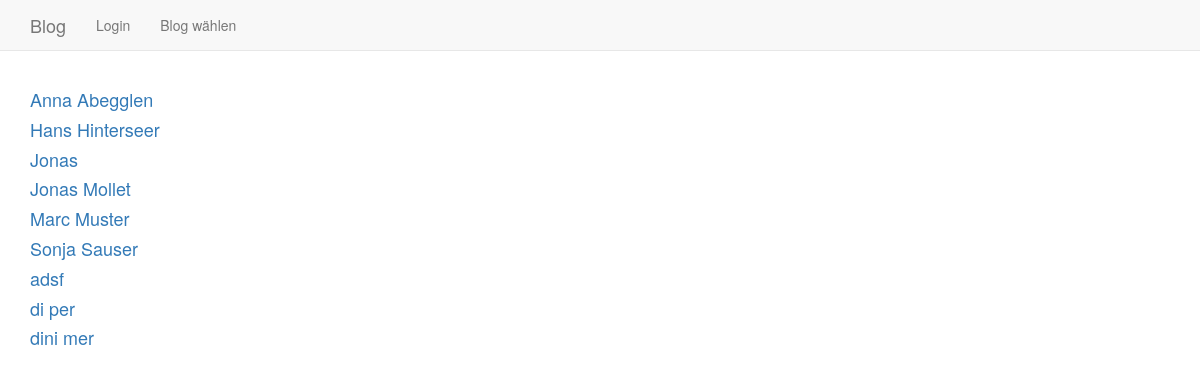
Before: /index.php?function=blogs&bid=0 with the older database file.
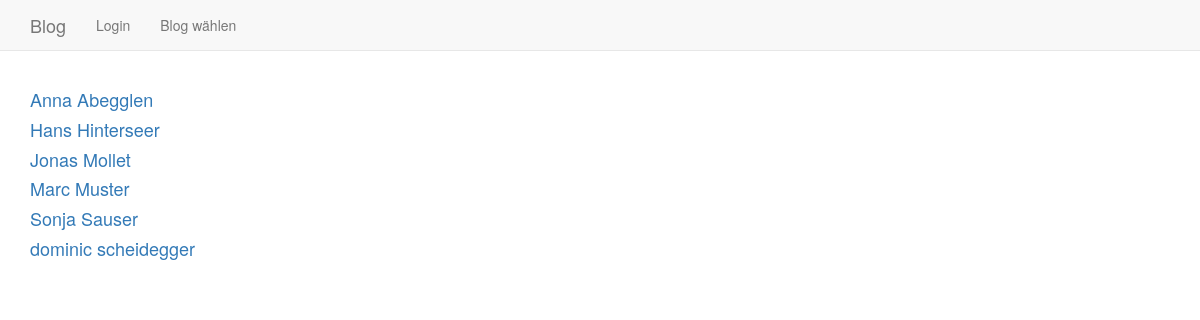
After: the same page with the newer database file.
### tables this page shows
CREATE TABLE "user" (
	`uid`	INTEGER PRIMARY KEY AUTOINCREMENT,
	`name`	TEXT,
	`email`	TEXT NOT NULL UNIQUE,
	`password`	TEXT NOT NULL,
	`role`	INTEGER NOT NULL
);

### include/functions_db.php (called while the page is built, shortened)
<?php
  function getUserNames() {
	$alle = [];
	$db = getValue('cfg_db');
	$users = $db->query("SELECT uid, name, email FROM user ORDER BY name, email");
	while ($user = $users->fetchArray()) {
	  $alle[] = $user;
	}
	return $alle;
  }
?>

### blogs.php (the view)
<?php
  $blogs = getUserNames();
  foreach ($blogs as $blog) {
    if ($blogId == $blog['uid']){
      $color = "red";
    } else {
      $color = '';
    }
	?>
		<div><a href="index.php?function=entries_public&bid=<?=$blog['uid']; ?>"><h4 style='color: <?= $color ?>'> <?= $blog['name']; ?> </h4></a></div>
<?php
  }
	?>

Changed rows visible on the page:
removed user: name "Jonas"
removed user: name "adsf"
removed user: name "di per"
removed user: name "dini mer"
added user: name "dominic scheidegger"
